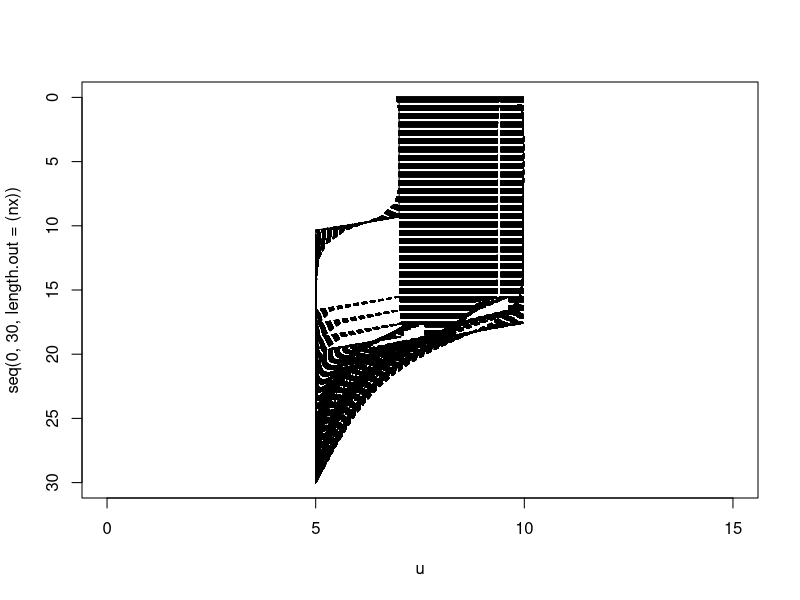

Source code (R):
#!/usr/bin/env python3
# -*- coding: utf-8 -*-

#' Created on Thu Aug 19 11:29:34 2021
#' 
#' @author: robert
#' @email: rladwig2@wisc.edu
#' 
#' temperature equation as Tt = 1/A K Tzz
#' code is based on 12 steps to Navier-Stokes by (c) Lorena A. Barba, Gilbert F. Forsyth 2017.
#' eddy diffusivity is estimated from buoyancy frequency according to Hondzo and Stefan (1993)
#' 
#' Mixing dynamics code is taken from Herb & Stefan (2004) Temperature stratification and Mixing 
#' Dynamics in a Shallow Lake with Submersed Macrophytes. Lake & Reservoir Management
#' https://www.tandfonline.com/doi/pdf/10.1080/07438140409354159


nx = 30
dx = 2 / (nx - 1)
days = 365*1
nt = 86400 * days    #the number of timesteps we want to calculate
nu = 1e-6 #the value of viscosity
sigma = .2 #sigma is a parameter, we'll learn more about it later
dt = sigma * dx**2 / max(nu) #dt is defined using sigma ... more later!
# dt = 1 
dx = 1.03

# area and depth values of our lake 
area = seq(-1e2,0, length.out = nx) * (-1)
depth = seq(0,nx, length.out = nx)

calc_dens <-function(wtemp){
  dens = 999.842594 + (6.793952 * 1e-2 * wtemp) - (9.095290 * 1e-3 *wtemp**2) + 
    (1.001685 * 1e-4 * wtemp**3) - (1.120083 * 1e-6* wtemp**4) + 
    (6.536336 * 1e-9 * wtemp**5)
  return(dens)
}

# here we define our initial profile
u = rep(1,max(nx))  * 5#10    
u[(0):(10)] = 7

rho = calc_dens(u)

# this is our attempt for turbulence closure, estimating eddy diffusivity
eddy_diffusivity <-function(rho, depth, g, rho_0){
  buoy = rep(1, length(nx)) * 7e-5
  for (i in seq(1, nx-1)){#range(0, nx - 1):
    buoy[i] = sqrt( abs(rho[i+1] - rho[i]) / (depth[i+1] - depth[i]) * g/rho_0 )
  }
  
  low_values_flags = buoy < 7e-5  # Where values are low
  buoy[low_values_flags] = 7e-5
  
  kz = 0.00706 *( 3.8 * 1e1)**(0.56) * (buoy)**(-0.43)
  return(kz)
}

kz = eddy_diffusivity(rho, depth, 9.81, 998.2) / 86400# 1e4

# plot initial profile
plot( u, seq(0, 30, length.out=(nx)),  
      ylim = rev(range(seq(0, 30, length.out=(nx)))), xlim = c(0,15), type ='l');
# lines( u, seq(0, 30, length.out=(nx)),  
       # ylim = rev(range(seq(0, 30, length.out=(nx)))) );

# atmospheric boundary conditions
bc =c(seq(0,350, length.out = 43200) ,seq(350,0, length.out=43200)) 
bc.approx = approxfun(x = seq(1,86400), y = bc, method = "linear", rule = 2)
# linearize bc to get bigger time steps

bound <- matrix(c(seq(1,12,1),
                  169, 274, 414, 552, 651, 684, 642, 537, 397, 259, 160, 127,
                  8.3, 9., 13.5,13.9,21.8,24.7,29.4,26.6,24.9,15.,9.7,6.6,
                  2.8,3.3,4.9,4.,5.3,7.8,11.8,11.5,7.7,6.8,6.5,2.4,
                  11.6,11.7,16.4,15.6,16.6,16.7,12.7,11.7,14.,12.9,14.8,11.6), nrow = 12, byrow = FALSE)
bound <- as.data.frame(bound)
colnames(bound) <- c('Month','Jsw','Tair','Dew','vW')
bound$Uw <- 19.0 + 0.95 * (bound$vW * 1000/3600)^2 # function to calculate wind shear stress (and transforming wind speed from km/h to m/s)
bound$vW <- bound$vW * 1000/3600
bound$Day <- cumsum(c(1,31,28,31,30,31,30,31,31,30,31,30))

Jsw <- approxfun(x = bound$Day * 24 * 3600, y = bound$Jsw, method = "linear", rule = 2)
Tair <- approxfun(x = bound$Day* 24 * 3600, y = bound$Tair, method = "linear", rule = 2)
Dew <- approxfun(x = bound$Day* 24 * 3600, y = bound$Dew, method = "linear", rule = 2)
Uw <- approxfun(x = bound$Day* 24 * 3600, y = bound$Uw, method = "linear", rule = 2)
vW <- approxfun(x = bound$Day* 24 * 3600, y = bound$vW, method = "linear", rule = 2)

Rl <- 0.3
Acoeff <- 0.6 # coefficient between 0.5 - 0.7
sigma <- 11.7 * 10^(-8) # cal / (cm2 d K4) or: 4.9 * 10^(-3) # Stefan-Boltzmann constant in [J (m2 d K4)-1]
eps <- 0.97 # emissivity of water
rho <- 0.9982 # density (g per cm3)
cp <- 0.99 # specific heat (cal per gram per deg C)
c1 <- 0.47 # Bowen's coefficient
a <- 7 # constant
c <- 9e4 # empirical constant
g <- 9.81  # gravity (m/s2)

reflect <- 0.6 # fraction of reflected solar radiation
infra = 0.3 # fraction infrared radiation
kd = 0.2 # light attenuation coefficient
km = 0.4 # specific light attenuation coefficient for macrophytes
P = 0 # macrophyte biomass per unit volume in gDW m-3


# modeling code
for (n in 1:floor(nt/dt)){  #iterate through time
  un = u ##copy the existing values of u into un
  kz = eddy_diffusivity(calc_dens(un), depth, 9.81, 998.2) / 86400#1e4
  kzn = kz     # u[0] = un[0] + 1/area[0] * kzn[0] * dt / dx**3 * (2 * un[0] - 5 * un[0+1] + 4 * un[0+2] - un[0+3]) + bc[n]/(depth[0+1]-depth[0]) * 1/(4181 * calc_dens(un[0]))
  # u[0] = un[0] + bc[n]/(depth[0+1]-depth[0]) * 1/(4181 * calc_dens(un[0]) * area[0])
  eair <- (4.596 * exp((17.27 * Dew(n * dt)) / (237.3 + Dew(n * dt)))) # air vapor pressure
  esat <- 4.596 * exp((17.27 * Tair(n * dt)) / (237.3 + Tair(n * dt))) # saturation vapor pressure
  RH <- eair/esat *100 # relative humidity
  es <- 4.596 * exp((17.27 * u[1])/ (273.3+u[1]))
  Q <- (Jsw(n * dt) + 
          (sigma * (Tair(n * dt) + 273)^4 * (Acoeff + 0.031 * sqrt(eair)) * (1 - Rl)) - # longwave radiation into the lake
    (eps * sigma * (u[1] + 273)^4)  - # backscattering longwave radiation from the lake
    (c1 * Uw(n * dt) * (u[1] - Tair(n * dt))) - # convection
    (Uw(n * dt) * ((es) - (eair))) ) # evaporation
  
  H = (1- reflect) * (1- infra) * Jsw(n * dt) * exp(-(kd + km * P) *seq(1,nx)) 
  
  u[1] = un[1] + 1/area[1] * kzn[1] * dt / dx**2 *  (un[2] - un[1]) + 
    Q * 1/(4181 * calc_dens(un[1]) ) +
    H[1] * 1/(4181 * calc_dens(un[1]) ) #* area[0]) bc.approx(n*dt)/(depth[1+1]-depth[1])
  # u[nx] = un[nx] + 1/area[nx] * kzn[nx] * dt / dx**3 * (2 * un[dx] - 5 * un[dx-1] + 4 * un[dx-2] - un[dx-3])
  for (i in 2:(nx-1)){
    u[i] = un[i] + 1/area[i] * (area[i]-area[i+1])/(depth[i+1]-depth[i]) * 
      kzn[i] * dt / dx**2 * (un[i+1] - 2 * un[i] + un[i-1]) +
      H[i] * 1/(4181 * calc_dens(un[i]) )
  }
  
  Zcv <- seq(1, nx) %*% area / sum(area)
  KE = Uw(n * dt) *  vW(n * dt) * dt
  maxdep = 1
  for (dep in 1:(nx-1)){
    if (dep == 1){
      # PE = seq(1,nx)[dep] * g * ( seq(1,nx)[dep+1] - Zcv) * (
        # calc_dens(un[dep+1]) - calc_dens(un[dep]))
      PE = abs(g/area[1] *  ( seq(1,nx)[dep] - Zcv) * area[dep] * calc_dens(un[dep]) * 1 )
    } else {
      PEprior = PE
      # PE = seq(1,nx)[dep] * g * ( seq(1,nx)[dep+1] - Zcv) * (
        # calc_dens(un[dep+1]) - calc_dens(un[dep])) + PEprior
      PE = abs(g/area[1] *  ( seq(1,nx)[dep] - Zcv) * area[dep] * calc_dens(un[dep]) * 1 +
        PEprior)
    }
    
      if (PE > KE){
        maxdep = dep
        break
      }
    maxdep = dep
  }
  if (maxdep != 1){print('mixing!')}
  u[1:maxdep] = max(u[1:maxdep])
  
  
  lines( u, seq(0, 30, length.out=(nx)),
          ylim = rev(range(seq(0, 30, length.out=(nx)))), lty = 'dashed');
}
